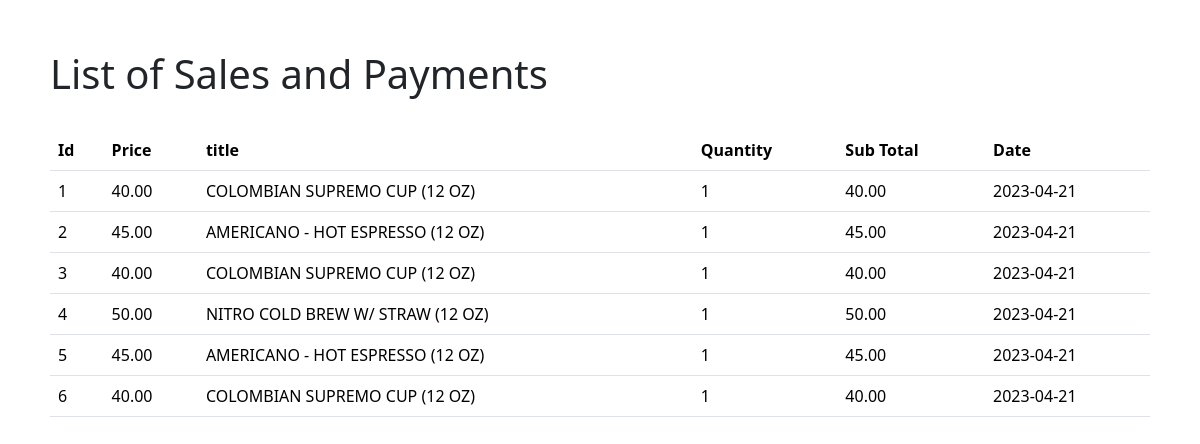
The page /users/dashboard.php on the database its author committed.
### tables this page shows
CREATE TABLE `orders` (
  `id` int(11) NOT NULL,
  `price` decimal(10,2) NOT NULL,
  `title` varchar(100) NOT NULL,
  `quantity` int(11) NOT NULL,
  `subtotal_amount` decimal(10,2) NOT NULL,
  `date` date NOT NULL,
  `invoice_number` varchar(100) NOT NULL,
  `user_id` int(11) NOT NULL
);

### users/dashboard.php (the view, shortened to what this page needs)
<!DOCTYPE html>
<html lang="en">
<head>
    <link href="https://cdn.jsdelivr.net/npm/bootstrap@5.3.2/dist/css/bootstrap.min.css" rel="stylesheet">
</head>
<body style="margin: 50px;">
    <h1>List of Sales and Payments</h1>
    <br>
    <table class="table">
        <thead>
            <tr>
                <th>Id</th>
                <th>Price</th>
                <th>title</th>
                <th>Quantity</th>
                <th>Sub Total</th>
                <th>Date</th>
            </tr>
        </thead>
        <tbody>
            <?php
            $servername = "localhost";
            $username = "root";
            $password = "";
            $database = "kapetann";
            $connection = new mysqli($servername, $username, $password, $database);
            $sql = "SELECT * FROM orders ";
            $result = $connection->query($sql);
            while ($row = $result->fetch_assoc()){
                echo " <tr>
                <td>". $row["id"] ."</td>
                <td>". $row["price"] ."</td>
                <td>". $row["title"] ."</td>
                <td>". $row["quantity"] ."</td>
                <td>". $row["subtotal_amount"] ."</td>
                <td>". $row["date"] ."</td>
            </tr>";
            }
            ?>
        </tbody>
    </table>
</body>
</html>

### rows shown on the page
orders: id "1", price "40.00", title "COLOMBIAN SUPREMO CUP (12 OZ)", quantity "1", subtotal_amount "40.00", date "2023-04-21"
orders: id "2", price "45.00", title "AMERICANO - HOT ESPRESSO (12 OZ)", quantity "1", subtotal_amount "45.00", date "2023-04-21"
orders: id "3", price "40.00", title "COLOMBIAN SUPREMO CUP (12 OZ)", quantity "1", subtotal_amount "40.00", date "2023-04-21"
orders: id "4", price "50.00", title "NITRO COLD BREW W/ STRAW (12 OZ)", quantity "1", subtotal_amount "50.00", date "2023-04-21"
orders: id "5", price "45.00", title "AMERICANO - HOT ESPRESSO (12 OZ)", quantity "1", subtotal_amount "45.00", date "2023-04-21"
orders: id "6", price "40.00", title "COLOMBIAN SUPREMO CUP (12 OZ)", quantity "1", subtotal_amount "40.00", date "2023-04-21"
